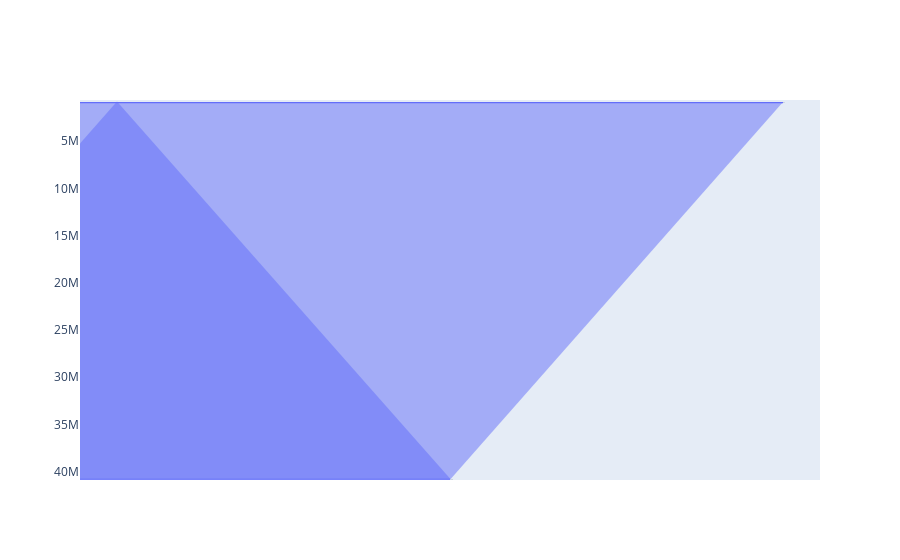

Write notebook code for a chart like this one.
### Code cell
# from plotly import graph_objects as go
from plotly import graph_objects as go
fig = go.Figure(go.Funnel(y=size, x=labels))
fig.show()

### Figure 1 — Plotly figure (JSON) as saved in the notebook; plotly's stock layout.template omitted (floating-point values rounded to 4 significant figures)
{"data": [{"type": "funnel", "x": ["purchase", "view", "cart"], "y": [742849, 40779399, 926516]}], "layout": {}}
